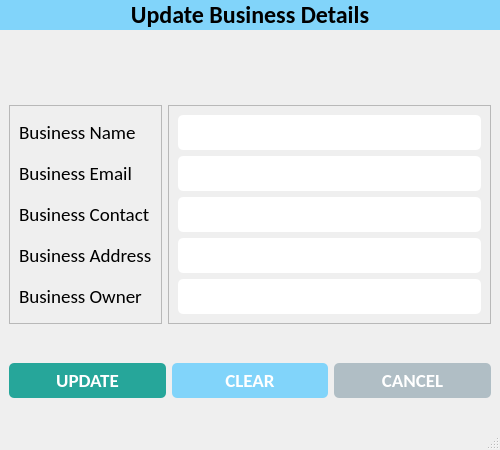
<?xml version="1.0" encoding="UTF-8"?>
<ui version="4.0">
 <class>UpdateBusinessWindow</class>
 <widget class="QMainWindow" name="UpdateBusinessWindow">
  <property name="geometry">
   <rect>
    <x>0</x>
    <y>0</y>
    <width>500</width>
    <height>450</height>
   </rect>
  </property>
  <property name="minimumSize">
   <size>
    <width>500</width>
    <height>450</height>
   </size>
  </property>
  <property name="maximumSize">
   <size>
    <width>500</width>
    <height>450</height>
   </size>
  </property>
  <property name="windowTitle">
   <string>Update Business</string>
  </property>
  <widget class="QWidget" name="centralwidget">
   <property name="styleSheet">
    <string notr="true">

#label {
	background-color: #81d4fa;
}

#label_5 {
	color: #fff;
}

#btn_update {
	background-color: #26a69a;
	border-radius: 5px;
	padding: 5px 0px;
	color: white;
}

#btn_clear {
	background-color: #81d4fa;
	border-radius: 5px;
	padding: 5px 0px;
	color: white;
}

#btn_cancel {
	background-color: #b0bec5;
	border-radius: 5px;
	padding: 5px 0px;
	color: white;
}

QLineEdit {
	border-radius: 5px;
	padding: 5px 5px;
}

QDateEdit {
	border-radius: 5px;
	padding: 5px 5px;
}

QComboBox {
	border-radius: 5px;
	padding: 5px 5px;
}

QTextEdit {
	border-radius: 10px;
	padding: 0px 0px;
}</string>
   </property>
   <layout class="QVBoxLayout" name="verticalLayout_3">
    <property name="spacing">
     <number>1</number>
    </property>
    <property name="leftMargin">
     <number>0</number>
    </property>
    <property name="topMargin">
     <number>0</number>
    </property>
    <property name="rightMargin">
     <number>0</number>
    </property>
    <property name="bottomMargin">
     <number>0</number>
    </property>
    <item alignment="Qt::AlignTop">
     <widget class="QLabel" name="label">
      <property name="font">
       <font>
        <family>Calibri</family>
        <pointsize>18</pointsize>
        <weight>75</weight>
        <bold>true</bold>
       </font>
      </property>
      <property name="text">
       <string>Update Business Details</string>
      </property>
      <property name="alignment">
       <set>Qt::AlignCenter</set>
      </property>
      <property name="margin">
       <number>10</number>
      </property>
     </widget>
    </item>
    <item>
     <widget class="QWidget" name="widget" native="true">
      <layout class="QHBoxLayout" name="horizontalLayout">
       <item>
        <widget class="QFrame" name="frame">
         <property name="frameShape">
          <enum>QFrame::StyledPanel</enum>
         </property>
         <property name="frameShadow">
          <enum>QFrame::Raised</enum>
         </property>
         <layout class="QVBoxLayout" name="verticalLayout">
          <item>
           <widget class="QLabel" name="lbl_name">
            <property name="font">
             <font>
              <family>Calibri</family>
              <pointsize>14</pointsize>
             </font>
            </property>
            <property name="text">
             <string>Business Name</string>
            </property>
           </widget>
          </item>
          <item>
           <widget class="QLabel" name="lbl_email">
            <property name="font">
             <font>
              <family>Calibri</family>
              <pointsize>14</pointsize>
             </font>
            </property>
            <property name="text">
             <string>Business Email</string>
            </property>
           </widget>
          </item>
          <item>
           <widget class="QLabel" name="lbl_contact">
            <property name="font">
             <font>
              <family>Calibri</family>
              <pointsize>14</pointsize>
             </font>
            </property>
            <property name="text">
             <string>Business Contact</string>
            </property>
           </widget>
          </item>
          <item>
           <widget class="QLabel" name="lbl_username">
            <property name="font">
             <font>
              <family>Calibri</family>
              <pointsize>14</pointsize>
             </font>
            </property>
            <property name="text">
             <string>Business Address</string>
            </property>
           </widget>
          </item>
          
          <item>
           <widget class="QLabel" name="lbl_password">
            <property name="font">
             <font>
              <family>Calibri</family>
              <pointsize>14</pointsize>
             </font>
            </property>
            <property name="text">
             <string>Business Owner</string>
            </property>
           </widget>
          </item>
         </layout>
        </widget>
       </item>
       <item>
        <widget class="QFrame" name="frame_2">
         <property name="frameShape">
          <enum>QFrame::StyledPanel</enum>
         </property>
         <property name="frameShadow">
          <enum>QFrame::Raised</enum>
         </property>
         <layout class="QVBoxLayout" name="verticalLayout_2">
          <item>
           <widget class="QLineEdit" name="txt_business_name">
            <property name="minimumSize">
             <size>
              <width>0</width>
              <height>35</height>
             </size>
            </property>
            <property name="maximumSize">
             <size>
              <width>16777215</width>
              <height>35</height>
             </size>
            </property>
            <property name="font">
             <font>
              <family>Calibri</family>
              <pointsize>14</pointsize>
             </font>
            </property>
           </widget>
          </item>
          <item>
           <widget class="QLineEdit" name="txt_business_email">
            <property name="minimumSize">
             <size>
              <width>0</width>
              <height>35</height>
             </size>
            </property>
            <property name="maximumSize">
             <size>
              <width>16777215</width>
              <height>35</height>
             </size>
            </property>
            <property name="font">
             <font>
              <family>Calibri</family>
              <pointsize>14</pointsize>
             </font>
            </property>
           </widget>
          </item>
          <item>
           <widget class="QLineEdit" name="txt_business_address">
            <property name="minimumSize">
             <size>
              <width>0</width>
              <height>35</height>
             </size>
            </property>
            <property name="maximumSize">
             <size>
              <width>16777215</width>
              <height>35</height>
             </size>
            </property>
            <property name="font">
             <font>
              <family>Calibri</family>
              <pointsize>14</pointsize>
             </font>
            </property>
           </widget>
          </item>
          <item>
           <widget class="QLineEdit" name="txt_business_contact">
            <property name="minimumSize">
             <size>
              <width>0</width>
              <height>35</height>
             </size>
            </property>
            <property name="maximumSize">
             <size>
              <width>16777215</width>
              <height>35</height>
             </size>
            </property>
            <property name="font">
             <font>
              <family>Calibri</family>
              <pointsize>14</pointsize>
             </font>
            </property>
           </widget>
          </item>
          <item>
           <widget class="QLineEdit" name="txt_business_owner">
            <property name="minimumSize">
             <size>
              <width>0</width>
              <height>35</height>
             </size>
            </property>
            <property name="maximumSize">
             <size>
              <width>16777215</width>
              <height>35</height>
             </size>
            </property>
            <property name="font">
             <font>
              <family>Calibri</family>
              <pointsize>14</pointsize>
             </font>
            </property>
           </widget>
          </item>
         </layout>
        </widget>
       </item>
      </layout>
     </widget>
    </item>
    <item>
     <widget class="QWidget" name="bottom_widget" native="true">
      <layout class="QHBoxLayout" name="horizontalLayout_2">
       <item>
        <widget class="QPushButton" name="btn_update">
         <property name="font">
          <font>
           <family>Calibri</family>
           <pointsize>14</pointsize>
           <weight>75</weight>
           <bold>true</bold>
          </font>
         </property>
         <property name="cursor">
          <cursorShape>OpenHandCursor</cursorShape>
         </property>
         <property name="text">
          <string>UPDATE</string>
         </property>
         <property name="icon">
          <iconset resource="../resources.qrc">
           <normaloff>:/icons/assets/icons/save.png</normaloff>:/icons/assets/icons/save.png</iconset>
         </property>
         <property name="iconSize">
          <size>
           <width>32</width>
           <height>32</height>
          </size>
         </property>
        </widget>
       </item>
       <item>
        <widget class="QPushButton" name="btn_clear">
         <property name="font">
          <font>
           <family>Calibri</family>
           <pointsize>14</pointsize>
           <weight>75</weight>
           <bold>true</bold>
          </font>
         </property>
         <property name="cursor">
          <cursorShape>OpenHandCursor</cursorShape>
         </property>
         <property name="text">
          <string>CLEAR</string>
         </property>
         <property name="icon">
          <iconset resource="../resources.qrc">
           <normaloff>:/icons/assets/icons/clear.png</normaloff>:/icons/assets/icons/clear.png</iconset>
         </property>
         <property name="iconSize">
          <size>
           <width>32</width>
           <height>32</height>
          </size>
         </property>
        </widget>
       </item>
       <item>
        <widget class="QPushButton" name="btn_cancel">
         <property name="font">
          <font>
           <family>Calibri</family>
           <pointsize>14</pointsize>
           <weight>75</weight>
           <bold>true</bold>
          </font>
         </property>
         <property name="cursor">
          <cursorShape>OpenHandCursor</cursorShape>
         </property>
         <property name="text">
          <string>CANCEL</string>
         </property>
         <property name="icon">
          <iconset resource="../resources.qrc">
           <normaloff>:/icons/assets/icons/close.png</normaloff>:/icons/assets/icons/close.png</iconset>
         </property>
         <property name="iconSize">
          <size>
           <width>32</width>
           <height>32</height>
          </size>
         </property>
        </widget>
       </item>
      </layout>
     </widget>
    </item>
   </layout>
  </widget>
  <widget class="QStatusBar" name="statusbar"/>
 </widget>
 <resources>
  <include location="../resources.qrc"/>
 </resources>
 <connections/>
</ui>
